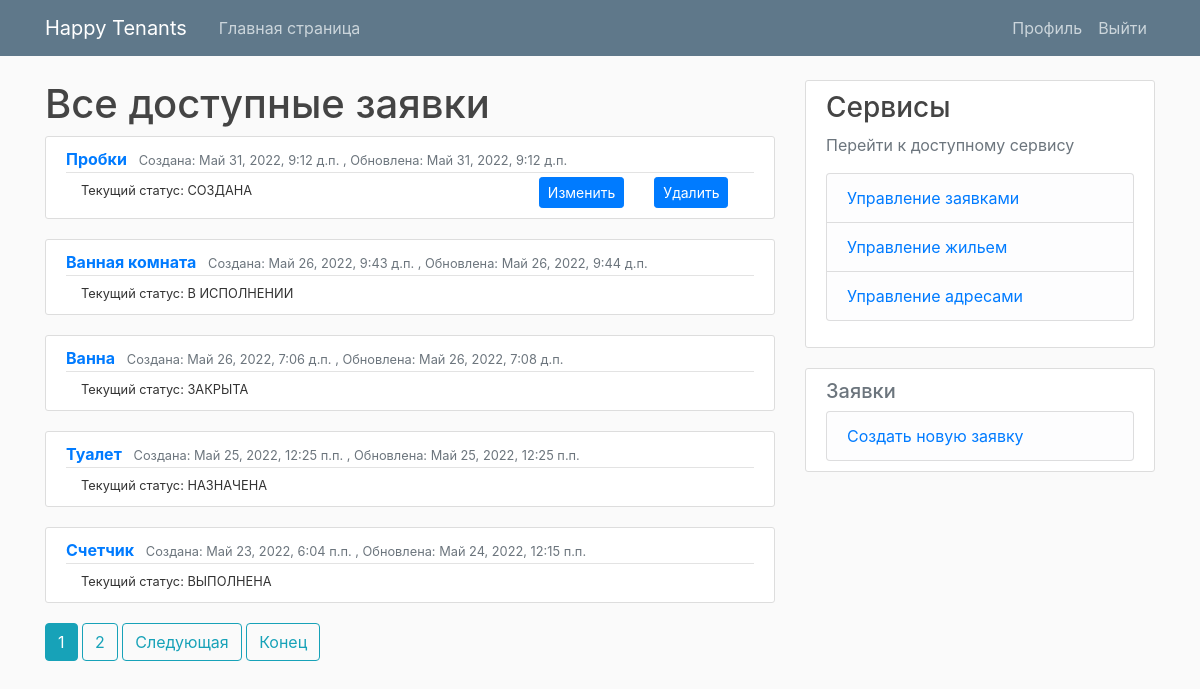
Screenshot of /issues/ (signed in) with the database file from the repository.
### tenant_mgmt/models.py (models this page shows, shortened)
class Issue(models.Model):
    class StatusENUM(models.TextChoices):
        CRE = 'СОЗДАНА',
        ASS = 'НАЗНАЧЕНА',
        PRO = 'В ИСПОЛНЕНИИ',
        COM = 'ВЫПОЛНЕНА',
        DEL = 'УДАЛЕНА',
        CLO = 'ЗАКРЫТА'
    title = models.CharField(max_length=50, null=False, blank=False)
    description = models.TextField(max_length=200, null=False, blank=False)
    category = models.ForeignKey(IssueCategory, on_delete=models.SET_NULL, null=True)
    related_property = models.ForeignKey(Property, on_delete=models.CASCADE)
    status = models.CharField(max_length=20, choices=StatusENUM.choices, default=StatusENUM.CRE)
    manager = models.ForeignKey(User, on_delete=models.SET_NULL, default=None, blank=True, null=True, related_name="assigned_by_issues_set")
    assignee = models.ForeignKey(User, on_delete=models.SET_NULL, default=None, blank=True, null=True, related_name="assigned_to_issues_set")
    submitter = models.ForeignKey(User, on_delete=models.CASCADE, related_name="submitted_issues_set")
    created = models.DateTimeField(auto_now_add=True)
    updated = models.DateTimeField(auto_now=True)
    def __str__(self) -> str:
        return self.title
    class Meta:
        ordering = ['-updated', '-created']

### tenant_mgmt/views.py (the view)
# urls.py: path('issues/', IssuesListView.as_view(), name='issues'),
@method_decorator([login_required], name='dispatch')
class IssuesListView(ListView):
    model = Issue
    template_name = 'tnt_mgmt/issue/list.html'
    context_object_name = 'issues'
    paginate_by = 5
    def get_queryset(self):
        status = self.request.GET.get('status')
        if status:
            if util.is_admin_or_manager(self.request.user):
                return Issue.objects.filter(status=status).order_by('-created')
            if util.is_employee(self.request.user):
                 return Issue.objects.filter(status=status, assignee=self.request.user)
        if util.is_admin_or_manager(self.request.user):
            return Issue.objects.all()
        if util.is_employee(self.request.user):
            return Issue.objects.filter(assignee=self.request.user)
        else:
            return Issue.objects.filter(submitter=self.request.user)

### tenant_mgmt/templatetags/extra_filters.py (called while the page is built)
@register.filter(name='has_groups')
def has_groups(user, group_names):
    groups = list(group_names.split('|'))
    userGroups = user.groups.all()
    for groupName in groups:
        group = Group.objects.get(name=groupName)
        if group in userGroups:
            return True
    return False

@register.filter(name='is_active')
def is_active(user):
    return len(user.groups.all()) > 0

### tenant_mgmt/util.py (called while the page is built)
def is_admin_or_manager(user):
    return is_admin(user) or is_manager(user)

def is_admin(user):
    return Group.objects.get(name='administrator') in user.groups.all()

def is_manager(user):
    return Group.objects.get(name='manager') in user.groups.all()

### tenant_mgmt/templates/tnt_mgmt/issue/list.html (shortened to what this page needs)
{% extends "./base.html" %} {% block content %}
{% load extra_filters %}
{% if request.user|has_groups:"administrator|manager" %}
  <h1>Все доступные заявки</h1>
{% endif %}
{% for issue in issues %}
<article class="media content-section">
  <div class="media-body">
    <div class="article-metadata">
      <a class="mr-2" href="{% url 'issueDetails' issue.id %}"> <b> {{ issue }} </b></a>
      <small class="text-muted"
        >Создана: {{ issue.created}} , Обновлена: {{issue.updated}}</small>
    </div>
    <div class="container">
      <div class="row">
        <div class="col">
          <small> Текущий статус: {{issue.status}}</small>
        </div>
        {% if request.user|has_groups:"administrator|manager|tenant" and issue.status == 'СОЗДАНА' %}
        <div class="col-md-auto">
          <a class="btn btn-primary btn-sm" href="{% url 'issueEdit' issue.id %}" role="button">Изменить</a>
        </div>
        <div class="col col-lg-2">
          <a class="btn btn-primary btn-sm" href="{% url 'issueDelete' issue.id %}" role="button" >Удалить</a>
        </div>
        {% endif %}
      </div>
    </div>
  </div>
</article>
{% empty %}
<small>Пусто</small>
{% endfor %}
{% endblock content %}

### tenant_mgmt/templates/tnt_mgmt/issue/base.html (shortened to what this page needs)
{% extends "tnt_mgmt/base.html" %}
{% block additional_actions %}
{% load extra_filters%}
    <div class="content-section">
        <h5 class='text-muted'>Заявки</h5>
        <ul class="list-group">
            {% if request.user|has_groups:"administrator|manager|tenant" %}
            <li class="list-group-item list-group-item-light"><a href="{% url 'newIssue' %}">Создать новую заявку</a></li>
            {%endif%}
        </ul>
    </div>
{% endblock additional_actions %}

### tenant_mgmt/templates/tnt_mgmt/base.html (shortened to what this page needs)
{% load static %}
{% load extra_filters %}
<!DOCTYPE html>
<html>
    <head>
        <link rel="stylesheet" href="https://cdn.jsdelivr.net/npm/bootstrap@4.3.1/dist/css/bootstrap.min.css">
        <link rel="stylesheet" href="{% static 'tnt_mgmt/base.css'%}" type="text/css">
    </head>
    <body>
        <header class="site-header">
            <nav class="navbar navbar-expand-md navbar-dark bg-steel fixed-top">
              <div class="container">
                <a class="navbar-brand mr-4" href="{% url 'tnt-mgmt-home' %}">Happy Tenants</a>
                <div class="collapse navbar-collapse" id="navbarToggle">
                  <div class="navbar-nav mr-auto">
                    <a class="nav-item nav-link" href="{% url 'tnt-mgmt-home' %}">Главная страница</a>
                  </div>
                  <div class="navbar-nav">
                    {% if request.user.is_authenticated %}
                      <a class="nav-item nav-link" href="{% url 'profile' %}">Профиль</a>
                      <a class="nav-item nav-link" href="{% url 'logout' %}">Выйти</a>
                    {% else %}
                      <a class="nav-item nav-link" href="{% url 'login' %}">Войти</a>
                      <a class="nav-item nav-link" href="{% url 'register' %}">Зарегистрироваться</a>
                    {% endif %}
                  </div>
                </div>
              </div>
            </nav>
        </header>
        <main role="main" class="container">
            <div class="row">
              <div class="col-md-8">
                {% block content %}{% endblock %}
                {% if is_paginated %}
                  {% for num in page_obj.paginator.page_range %}
                    {% if page_obj.number == num %}
                      <a class="btn btn-info mb-4" href="?page={{num}}">{{num}}</a>
                    {% elif num > page_obj.number|add:'-3' and num < page_obj.number|add:'3' %}
                      <a class="btn btn-outline-info mb-4" href="?page={{num}}">{{num}}</a>
                    {% endif %}
                  {% endfor %}
                  {% if page_obj.has_next %}
                    <a class="btn btn-outline-info mb-4" href="?page={{page_obj.next_page_number}}">Следующая</a>
                    <a class="btn btn-outline-info mb-4" href="?page={{page_obj.paginator.num_pages}}">Конец</a>
                  {% endif %}
                {% endif %}
              </div>
              {% if request.user.is_authenticated %}
              <div class="col-md-4">
                <div class="content-section">
                  <h3>Сервисы</h3>
                  {% if not request.user|is_active %}
                    <p class='text-muted'>Нет доступных сервисов</p>
                  {% else %}
                    <p class='text-muted'>Перейти к доступному сервису
                      <ul class="list-group">
                        <li class="list-group-item list-group-item-light"><a href="{% url 'issues' %}">Управление заявками</a></li>
                        {% if request.user|has_groups:"administrator|manager" %}
                          <li class="list-group-item list-group-item-light"><a href="{% url 'properties'%}">Управление жильем</a></li>
                          <li class="list-group-item list-group-item-light"><a href="{% url 'addresses'%}">Управление адресами</a></li>
                        {% endif %}
                      </ul>
                    </p>
                  {% endif %}
                </div>
                {% block additional_actions %}{% endblock %}
              </div>
              {% endif %}
            </div>
          </main>
    </body>
</html>

### tenant_mgmt/static/tnt_mgmt/base.css (style rules this page uses)
body { background: #fafafa; color: #333333; margin-top: 5rem; }
h1, h2, h3, h4, h5, h6 { color: #444444; }
ul { margin: 0; }
.bg-steel { background-color: #5f788a; }
.site-header .navbar-nav .nav-link { color: #cbd5db; }
.content-section { background: #ffffff; padding: 10px 20px; border: 1px solid #dddddd; border-radius: 3px; margin-bottom: 20px; }
.article-metadata { padding-bottom: 1px; margin-bottom: 4px; border-bottom: 1px solid #e3e3e3 }

### rows the page displays
Issue: title "Пробки", created "Май 31, 2022, 9:12 д.п.", updated "Май 31, 2022, 9:12 д.п.", status "СОЗДАНА", shows "Изменить"
Issue: title "Ванная комната", created "Май 26, 2022, 9:43 д.п.", updated "Май 26, 2022, 9:44 д.п.", status "В ИСПОЛНЕНИИ"
Issue: title "Ванна", created "Май 26, 2022, 7:06 д.п.", updated "Май 26, 2022, 7:08 д.п.", status "ЗАКРЫТА"
Issue: title "Туалет", created "Май 25, 2022, 12:25 п.п.", updated "Май 25, 2022, 12:25 п.п.", status "НАЗНАЧЕНА"
Issue: title "Счетчик", created "Май 23, 2022, 6:04 п.п.", updated "Май 24, 2022, 12:15 п.п.", status "ВЫПОЛНЕНА"

### other values shown
{{ num }} "1"
{{ num }} "2"
